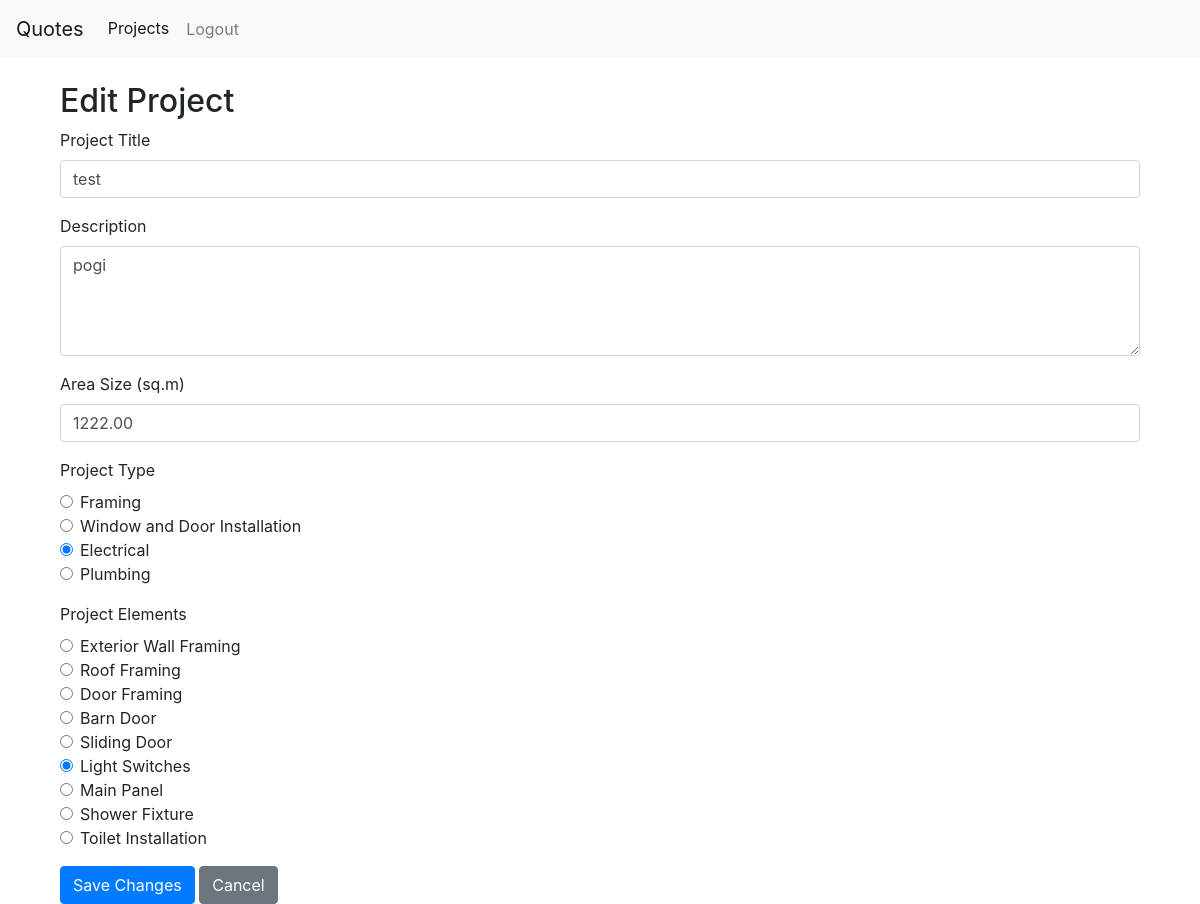
/quotes/projects/edit/9/ (signed in), run on the app's committed database.
### quotes/models.py (models this page shows, shortened)
class Project(models.Model):
    STATUS_CHOICES = (
        ('pending', 'Pending'),
        ('approved', 'Approved'),
        ('declined', 'Declined'),
        ('completed', 'Completed'),
    )
    PROJECT_TYPES = (
        ('framing', 'Framing'),
        ('window_and_door_installation', 'Window and Door Installation'),
        ('electrical', 'Electrical'),
        ('plumbing', 'Plumbing'),
    )
    PROJECT_ELEMENTS = (
        ('exterior_wall_framing', 'Exterior Wall Framing'),
        ('roof_framing', 'Roof Framing'),
        ('door_framing', 'Door Framing'),
        ('barn_door', 'Barn Door'),
        ('sliding_door', 'Sliding Door'),
        ('light_switches', 'Light Switches'),
        ('main_panel', 'Main Panel'),
        ('shower_fixture', 'Shower Fixture'),
        ('toilet_installation', 'Toilet Installation')
    )
    user = models.ForeignKey(User, on_delete=models.CASCADE)
    title = models.CharField(max_length=200)
    description = models.TextField(blank=True)
    location = models.CharField(max_length=200, blank=False)
    status = models.CharField(
        max_length=20,
        choices=STATUS_CHOICES,
        default='pending'
    )
    project_type = models.CharField(max_length=100, choices=PROJECT_TYPES)
    area_size = models.DecimalField(max_digits=10, decimal_places=2, help_text="Area size in square meters")
    project_element = models.CharField(max_length=100, choices=PROJECT_ELEMENTS)
    created_at = models.DateTimeField(auto_now_add=True)
    updated_at = models.DateTimeField(auto_now=True)
    class Meta:
        ordering = ['-created_at']

### quotes/views.py (the view, shortened to what this page needs)
# urls.py: path('projects/edit/<int:project_id>/', views.edit_project, name='edit_project'),
@login_required
def edit_project(request, project_id):
    project = get_object_or_404(Project, id=project_id, user=request.user)
    return render(request, 'quotes/project_edit.html', {'project': project})

### templates/quotes/project_edit.html (shortened to what this page needs)
{% extends 'core/base.html' %}
{% block content %}
<div class="container mt-4">
    <h2>Edit Project</h2>
    <form method="post">
        <div class="form-group">
            <label for="title">Project Title</label>
            <input type="text" name="title" id="title" class="form-control" value="{{ project.title }}" required>
        </div>
        <div class="form-group">
            <label for="description">Description</label>
            <textarea name="description" id="description" class="form-control" rows="4">{{ project.description }}</textarea>
        </div>
        <div class="form-group">
            <label for="area_size">Area Size (sq.m)</label>
            <input type="number" name="area_size" id="area_size" class="form-control" value="{{ project.area_size }}" required>
        </div>
        <div class="form-group">
            <label>Project Type</label>
            {% for type, label in project.PROJECT_TYPES %}
            <div class="form-check">
                <input class="form-check-input" type="radio" name="project_type"
                       id="{{ type }}" value="{{ type }}"
                       {% if project.project_type == type %}checked{% endif %} required>
                <label class="form-check-label" for="{{ type }}">
                    {{ label }}
                </label>
            </div>
            {% endfor %}
        </div>
        <div class="form-group">
            <label>Project Elements</label>
            {% for element, label in project.PROJECT_ELEMENTS %}
            <div class="form-check">
                <input class="form-check-input" type="radio" name="project_elements"
                       id="{{ element }}" value="{{ element }}"
                       {% if project.project_element == element %}checked{% endif %} required>
                <label class="form-check-label" for="{{ element }}">
                    {{ label }}
                </label>
            </div>
            {% endfor %}
        </div>
        <button type="submit" class="btn btn-primary">Save Changes</button>
        <a href="{% url 'project_list' %}" class="btn btn-secondary">Cancel</a>
    </form>
</div>
{% endblock %}

### data on the page
Project: title "test", description "pogi", area_size "1222.00", project_type "☐ Framing" "☐ Window and Door Installation" "☑ Electrical" "☐ Plumbing", project_element "☐ Exterior Wall Framing" "☐ Roof Framing" "☐ Door Framing" "☐ Barn Door" "☐ Sliding Door" "☑ Light Switches" "☐ Main Panel" "☐ Shower Fixture" "☐ Toilet Installation"

### other printed values
{{ label }} "Framing" "Window and Door Installation" "Electrical" "Plumbing"
{{ label }} "Exterior Wall Framing" "Roof Framing" "Door Framing" "Barn Door" "Sliding Door" "Light Switches" "Main Panel" "Shower Fixture" "Toilet Installation"
